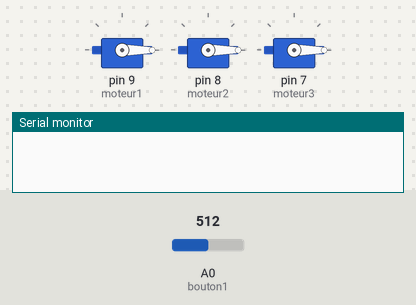
This sketch was run on a simulated Arduino Uno, built with avr-gcc and run on an emulated ATmega328P. On the bench: 3 × servo, the last lines printed to the serial monitor. The test bench sets the inputs (shaded band); at power-on: A0 (bouton1) = 512.

Above: at 1.3 s.
1.4 s: A0 (bouton1) set to 985
2.9 s: A0 (bouton1) set to 1013
At 5.8 s:
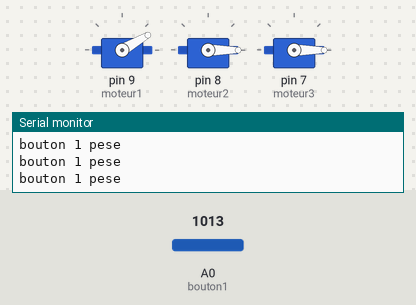
5.9 s: A0 (bouton1) set to 990
At 6.6 s:
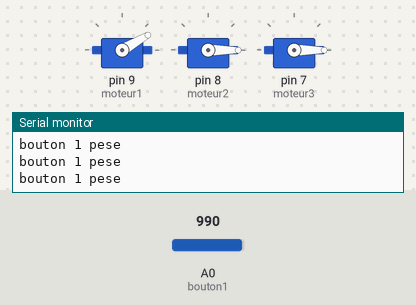
7.4 s: A0 (bouton1) set to 1010
At 10.3 s:
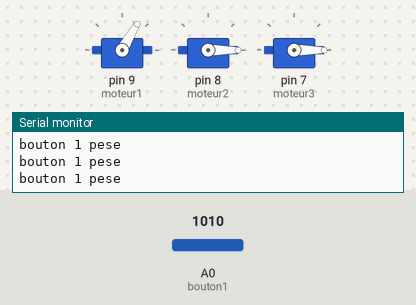
10.4 s: A0 (bouton1) set to 900
At 11.0 s:
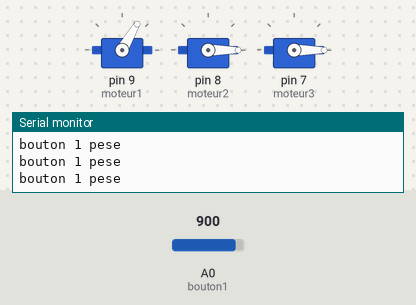
Timing chart, 0 to 12.9 s (numbered marks = the images above; inputs shaded):
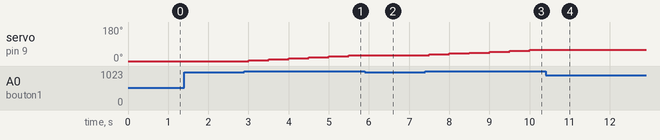

The sketch:

bras_vendredi.ino
```cpp
#include <Servo.h>
#define bouton1 A0
#define bouton2 A1
#define bouton3 A2

int pos1 = 0;
int pos2 = 0;
int pos3 = 0;

bool dir1 = true;
bool dir2 = true;
bool dir3 = true;

Servo moteur1;
Servo moteur2;
Servo moteur3;

void setup() {
  // put your setup code here, to run once:
  Serial.begin(9600);
  pinMode(bouton1, INPUT);
  pinMode(bouton2, INPUT);
  pinMode(bouton3, INPUT);

moteur1.attach(9);
moteur1.write(pos1);

moteur2.attach(8);
moteur2.write(pos2);

moteur3.attach(7);
moteur3.write(pos3);

}

void loop() {
  // put your main code here, to run repeatedly:
lireBouton(1);
delay(500);
}

void lireBouton(int bouton){
  if (bouton == 1 && analogRead(bouton1) > 1000){
  Serial.println("bouton 1 pese");
  bougermoteur(1);
  }

  if (bouton == 2 && analogRead(bouton2) > 1000){
    Serial.println("bouton 2 pese");
    bougermoteur(2);
  }
  if (bouton == 3 && analogRead(bouton3) > 1000){
     Serial.println("bouton 3 pese");
     bougermoteur(3);
  }
  }

  void bougermoteur(int moteur){
    if (moteur == 1){
      balayage1();
      moteur1.write(pos1);

    }
  if (moteur == 2){
    //balayage(pos1, dir2);
    moteur2.write(pos2);

  }
  if (moteur == 3){
    //balayage(pos3, dir3);
    moteur3.write(pos3);
  }
  }

void balayage1(){
  if (pos1 == 0 || pos1 == 180 ){
    dir1 = !dir1;
  }
  if (dir1 == true){
    pos1 -=5;
  }
  else pos1 +=5;
}
```

Measured:
- the behaviour switches between 1000 and 1001 on A0 (bouton1) (found by bisection; images 0 and 1)
- after the input at 1.4 s, every drawn part: stays the same
- after the input at 2.9 s, servo on pin 9 (moteur1): moves from 0° to 30° over 2.5 s, starting after 0.10 s
- after the input at 5.9 s, servo on pin 9 (moteur1): stays 30° (without the input it goes to 35° after 0.10 s)
- after the input at 7.4 s, servo on pin 9 (moteur1): moves from 30° to 60° over 2.5 s, starting after 0.10 s
- after the input at 10.4 s, servo on pin 9 (moteur1): stays 60° (without the input it goes to 65° after 0.11 s)
